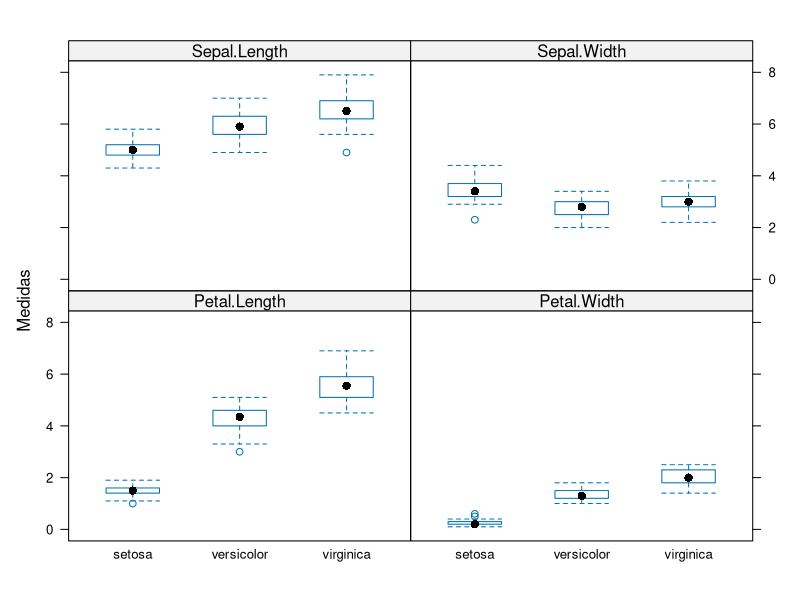
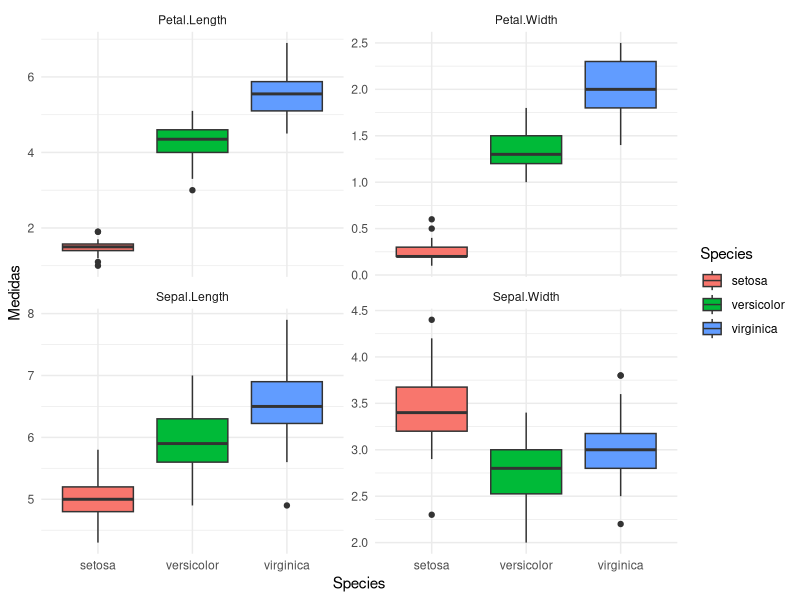
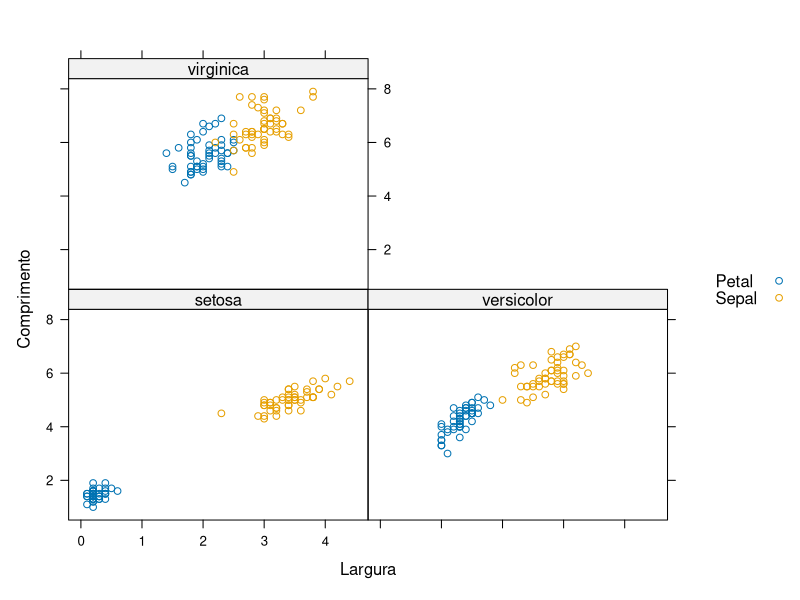
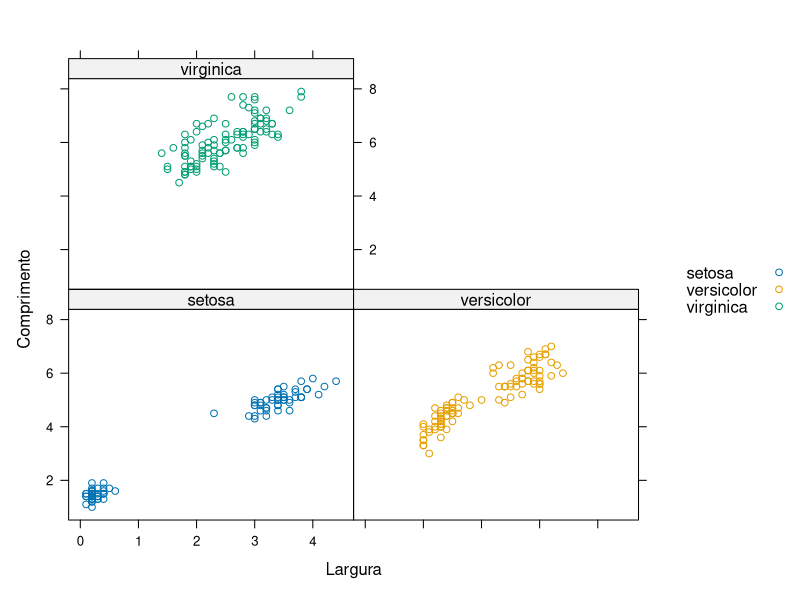
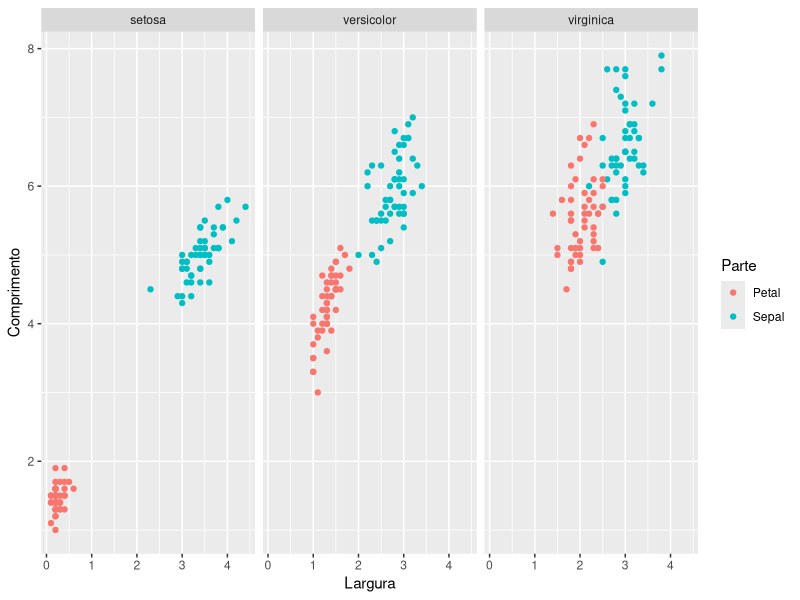

The R source for these figures, in order:
# Remodelagem de Dados com Reshape

# Exercícios


# Configurando o diretório de trabalho
setwd("C:/Users/Julia/Desktop/CienciaDeDados/1.Big-Data-Analytics-com-R-e-Microsoft-Azure-Machine-Learning/7.Manipulacao-de-Dados-com-R")
getwd()



# O reshape() serve para visualizarmos os dados de várias formas ou angulos diferentes



# Carregando pacotes

library(lattice)  # gerar gráficos
library(ggplot2)  # gerar gráficos



# Pivot (transposta da Matriz) - relembrando

View(mtcars)
View(t(mtcars))



# Reshape

# analisando df iris

View(iris)
str(iris)


# Distribuindo os dados verticalmente (long)

# A função reshape() é usada para transformar o conjunto de dados de um formato "wide" (largo) para um formato "long" (longo). Isso é feito para tornar mais fácil a análise posterior do conjunto de dados.

# - data: o conjunto de dados a ser transformado
# - varying: uma lista de variáveis que devem ser transformadas (no caso, as variáveis de 1 a 4)
# - v.names: o nome da nova variável que será criada (no caso, "Medidas")
# - timevar: o nome da variável que contém as informações de tempo ou dimensão (no caso, "Dimensoes")
# - times: os valores únicos da variável "timevar" (no caso, os nomes das variáveis de 1 a 4)
# - idvar: as variáveis de identificação que não devem ser transformadas (no caso, "ID")
# - direction: a direção da transformação, que pode ser "wide" ou "long" (no caso, "long")

iris_modif <- reshape(iris,
                      varying = 1:4,
                      v.names = "Medidas",
                      timevar = "Dimensoes",
                      times = names(iris)[1:4],
                      idvar = "ID",
                      direction = "long")

View(iris_modif)
str(iris_modif)


# Gerando gráfico boxplot

# temos duas variáveis (Medidas e Species) e estamos buscando uma relação entre as duas.
# o resultado desta relação nós relacionamos então com a variável Dimensoes

bwplot(Medidas ~ Species | Dimensoes, data = iris_modif)                # lattice

ggplot(iris_modif, aes(x = Species, y = Medidas, fill = Species)) +     # ggplot
  geom_boxplot() +
  facet_wrap(~Dimensoes, scales = "free_y") +
  theme_minimal()



# exemplo 2

# - Função reshape() para transformar o conjunto de dados "iris" de um formato "wide" para um formato "long".
# - A diferença entre o conjunto de dados original e o modificado é que as colunas "Sepal.Length", "Sepal.Width",
#   "Petal.Length" e "Petal.Width" são divididas em duas colunas cada: "Comprimento" e "Largura". A primeira coluna
#   representa o comprimento da parte da flor (Sépala ou Pétala) e a segunda coluna representa a largura dessa mesma parte.

# - O argumento varying é uma lista que especifica as colunas a serem usadas para criar as novas colunas "Comprimento"
#   e "Largura". No caso, a primeira coluna da lista (c(1, 3)) se refere às colunas "Sepal.Length" e "Petal.Length" e a
#   segunda coluna (c(2, 4)) se refere às colunas "Sepal.Width" e "Petal.Width".

# - O argumento v.names é um vetor que especifica os nomes das novas colunas criadas a partir das colunas especificadas em
#   varying. No caso, "Comprimento" e "Largura".
# - O argumento timevar especifica o nome da nova coluna que será criada para armazenar os nomes das colunas originais
#   especificadas em varying. Neste caso, "Parte".
# - O argumento times é um vetor que especifica os valores que serão armazenados na coluna criada por timevar. Neste caso,
#  "Sepal" e "Petal".
# - O argumento idvar especifica o nome da coluna que será usada para identificar as observações. Neste caso, "ID".
# - O argumento direction especifica se a transformação é de formato "wide" para "long" ou vice-versa. Neste caso, de
#   "wide" para "long".

iris_modif2 <- reshape(iris,
                       varying = list(c(1, 3), c(2, 4)),
                       v.names = c('Comprimento', 'Largura'),
                       timevar = 'Parte',
                       times = c('Sepal', 'Petal'),
                       idvar = 'ID',
                       direction = 'long')

View(iris_modif2)
str(iris_modif2)


# Gerando gráfico de dispersão

# Sobre as variáveis: diz quais colunas do dataframe correspondem aos eixos x e y, e qual coluna deve ser usada
# para codificar a cor dos pontos


xyplot(Comprimento ~ Largura | Species, data = iris_modif2,               # lattice
       groups = Parte, auto.key = list(space = "right"))

xyplot(Comprimento ~ Largura | Species, data = iris_modif2,               # lattice
       groups = Species, auto.key = list(space = "right"))


ggplot(iris_modif2, aes(x = Largura, y = Comprimento, color = Parte)) +   # ggplot
  geom_point() +
  facet_wrap(~ Species) +
  theme(legend.position = "right")





